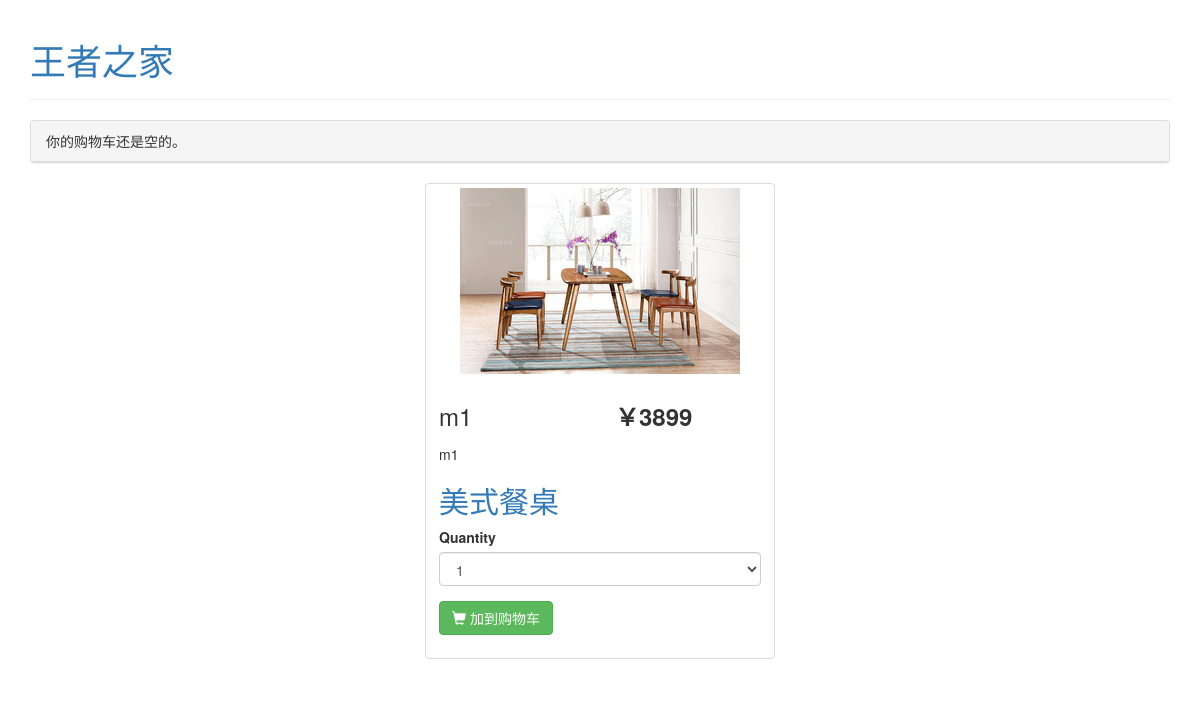
Screenshot of /17/m1/ with the database file from the repository.
### shop/models.py (models this page shows, shortened)
class Product(models.Model):
    category = models.ForeignKey(Category,
                                 related_name='products')
    name = models.CharField(max_length=200, db_index=True)
    slug = models.SlugField(max_length=200, db_index=True)
    image = models.ImageField(upload_to='products/%Y/%m/%d',
                              blank=True)
    description = models.TextField(blank=True)
    price = models.DecimalField(max_digits=10, decimal_places=0)
    stock = models.PositiveIntegerField()
    available = models.BooleanField(default=True)
    created = models.DateTimeField(auto_now_add=True)
    updated = models.DateTimeField(auto_now=True)
    class Meta:
        ordering = ('name',)
        index_together = (('id', 'slug'),)

class Category(models.Model):
    name = models.CharField(max_length=200,
                            db_index=True)
    slug = models.SlugField(max_length=200,
                            db_index=True,
                            unique=True)
    class Meta:
        ordering = ('name',)
        verbose_name = 'category'
        verbose_name_plural = 'categories'
    def __str__(self):
        return self.name
    def get_absolute_url(self):
        return reverse('shop:product_list_by_category',
                       args=[self.slug])

### shop/views.py (the view)
def product_detail(request, product_id, slug):
    product = get_object_or_404(Product,
                                id=product_id,
                                slug=slug,
                                available=True)
    cart_product_form = CartAddProductForm()
    return render(request,
                  'shop/product/detail.html',
                  {'product': product,
                   'cart_product_form': cart_product_form})

### cart/forms.py
class CartAddProductForm(forms.Form):
    quantity = forms.TypedChoiceField(
        choices=PRODUCT_QUANTITY_CHOICES,
        coerce=int)
    update = forms.BooleanField(required=False,
                                initial=False,
                                widget=forms.HiddenInput)

### cart/cart.py (called while the page is built)
    def __len__(self):
        return sum(item['quantity'] for item in self.cart.values())

### cart/context_processors.py (called while the page is built)
def cart(request):
        return {'cart': Cart(request)}

### shop/templates/shop/product/detail.html (shortened to what this page needs)
{% extends "shop/base.html" %}
{% load staticfiles %}
{% load bootstrap3 %}
{% block content %}
    <div class="row">
        <div class="col-md-12">
            <div class="col-md-6 col-md-4">
            </div>
            <div class="col-md-6 col-md-4">
                <div class="thumbnail">
                    <img src="{% if product.image %}{{ product.image.url }}
                              {% else %}{% static "img/no_image.png" %}{% endif %}"
                         class="img-responsive">
                    <div class="caption">
                        <div class="row">
                            <div class="col-md-6 col-xs-6">
                                <h3>{{ product.name }}</h3>
                            </div>
                            <div class="col-md-6 col-xs-6 price">
                                <h3>
                                    <label>￥{{ product.price }}</label></h3>
                            </div>
                        </div>
                        <p>{{ product.description }}</p>
                        <h2><a href="{{ product.category.get_absolute_url }}">{{ product.category }}</a></h2>
                        <form action="{% url "cart:cart_add" product.id %}" method="post">
                            {% bootstrap_form cart_product_form %}
                            {% buttons %}
                                <button type="submit" class="btn btn-success btn-product">
                                    <span class="glyphicon glyphicon-shopping-cart"></span> 加到购物车
                                </button>
                            {% endbuttons %}
                        </form>
                    </div>
                </div>
            </div>
            <div class="col-md-6 col-md-4">
            </div>
        </div>
    </div>
{% endblock %}

### rows the page displays
Product: image (picture), name "m1", price "3899", description "m1", category "美式餐桌"
